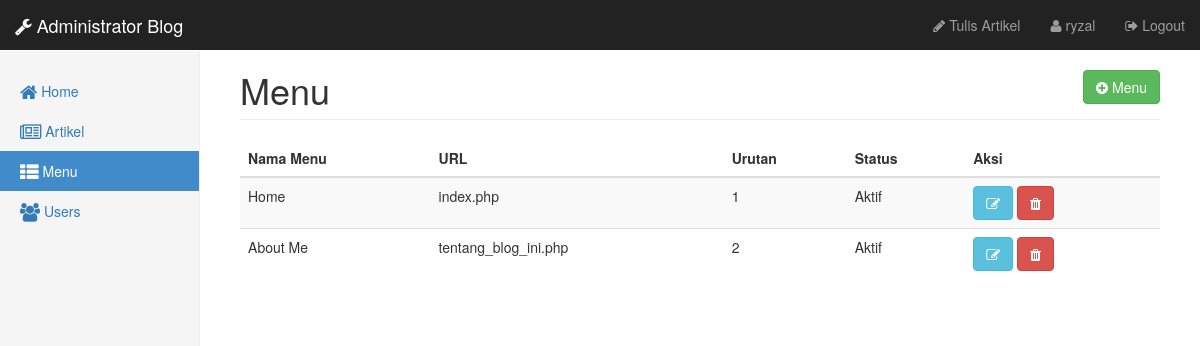
Screenshot of /admin/menu/index.php (signed in) with the database file from the repository.
### tables this page shows
CREATE TABLE `menu` (
  `id` int(11) NOT NULL,
  `nama` varchar(32) NOT NULL,
  `url` varchar(32) NOT NULL,
  `urutan` int(11) NOT NULL,
  `status` enum('0','1') NOT NULL
);

### admin/menu/data_menu.php (the view)
<div class="col-sm-9 col-sm-offset-3 col-md-10 col-md-offset-2 main">
  <h1 class="page-header">Menu <a href="tambah_menu.php" class="btn btn-success pull-right"><i class="fa fa-plus-circle"></i> Menu</a></h1>
  <div class="table-responsive">
    <table class="table table-striped">
      <thead>
        <tr>
            <th>Nama Menu</th>
            <th>URL</th>
            <th>Urutan</th>
            <th>Status</th>
            <th>Aksi</th>
        </tr>
        <tbody>
        <?php
            $query = mysqli_query($koneksi, "SELECT * FROM menu");
            while($menu = mysqli_fetch_array($query)){
                echo "<tr>";
                echo "<td>".$menu['nama']."</td>";
                echo "<td>".$menu['url']."</td>";
                echo "<td>".$menu['urutan']."</td>";
                echo ($menu['status'] == 1) ? "<td>Aktif</td>":"<td>Non-aktif</td>";
                echo "<td><a href='edit_menu.php?id=".$menu['id']."' class='btn btn-info'><i class='fa fa-edit'></i></a> <a href='hapus_menu.php?id=".$menu['id']."' class='btn btn-danger'><i class='fa fa-trash'></i></a></td>";
                echo "</tr>";
            }
         ?>
      </tbody>
    </table>
  </div>
</div>

### rows the page displays
menu: nama "Home", url "index.php", urutan "1", status "Aktif"
menu: nama "About Me", url "tentang_blog_ini.php", urutan "2", status "Aktif"

### other values shown
$_SESSION['username'] "ryzal"
